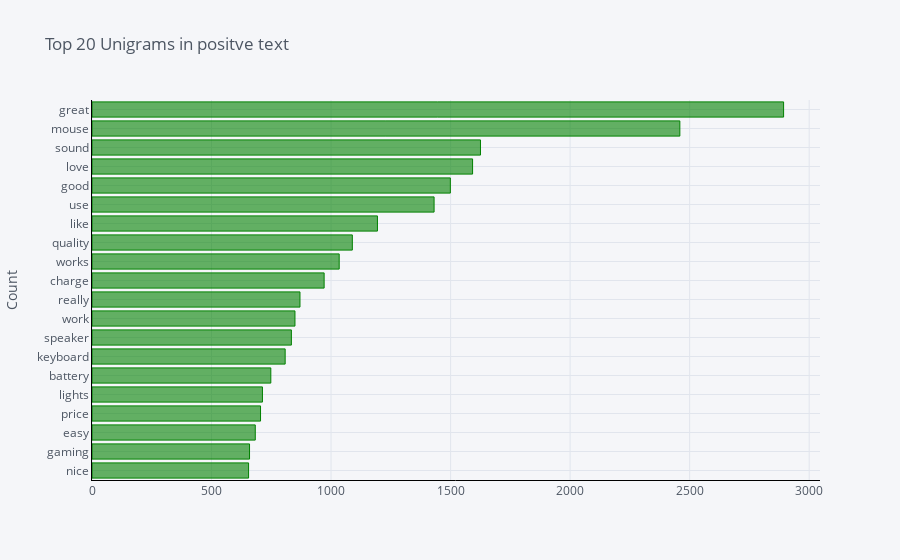

The notebook cell saved with this chart:
### Code cell
df1 = pd.DataFrame(positive_unigrams, columns = ['cleaned_review' , 'count'])
df1.groupby('cleaned_review').sum()['count'].sort_values(ascending=True).iplot(
    kind='bar', yTitle='Count', linecolor='black',color='green', title='Top 20 Unigrams in positve text',orientation='h')

### Figure 1 — Plotly figure (JSON) as saved in the notebook; plotly's stock layout.template omitted (floating-point values rounded to 4 significant figures)
{"data": [{"marker": {"color": "rgba(0, 128, 0, 0.6)", "line": {"color": "rgba(0, 128, 0, 1.0)", "width": 1}}, "name": "count", "orientation": "h", "text": "", "type": "bar", "x": [655, 659, 683, 705, 713, 748, 808, 834, 849, 870, 971, 1034, 1089, 1194, 1431, 1499, 1592, 1625, 2459, 2893], "y": ["nice", "gaming", "easy", "price", "lights", "battery", "keyboard", "speaker", "work", "really", "charge", "works", "quality", "like", "use", "good", "love", "sound", "mouse", "great"]}], "layout": {"legend": {"bgcolor": "#F5F6F9", "font": {"color": "#4D5663"}}, "paper_bgcolor": "#F5F6F9", "plot_bgcolor": "#F5F6F9", "title": {"font": {"color": "#4D5663"}, "text": "Top 20 Unigrams in positve text"}, "xaxis": {"gridcolor": "#E1E5ED", "linecolor": "black", "showgrid": true, "tickfont": {"color": "#4D5663"}, "title": {"font": {"color": "#4D5663"}, "text": ""}, "zerolinecolor": "#E1E5ED"}, "yaxis": {"gridcolor": "#E1E5ED", "linecolor": "black", "showgrid": true, "tickfont": {"color": "#4D5663"}, "title": {"font": {"color": "#4D5663"}, "text": "Count"}, "zerolinecolor": "#E1E5ED"}}}
